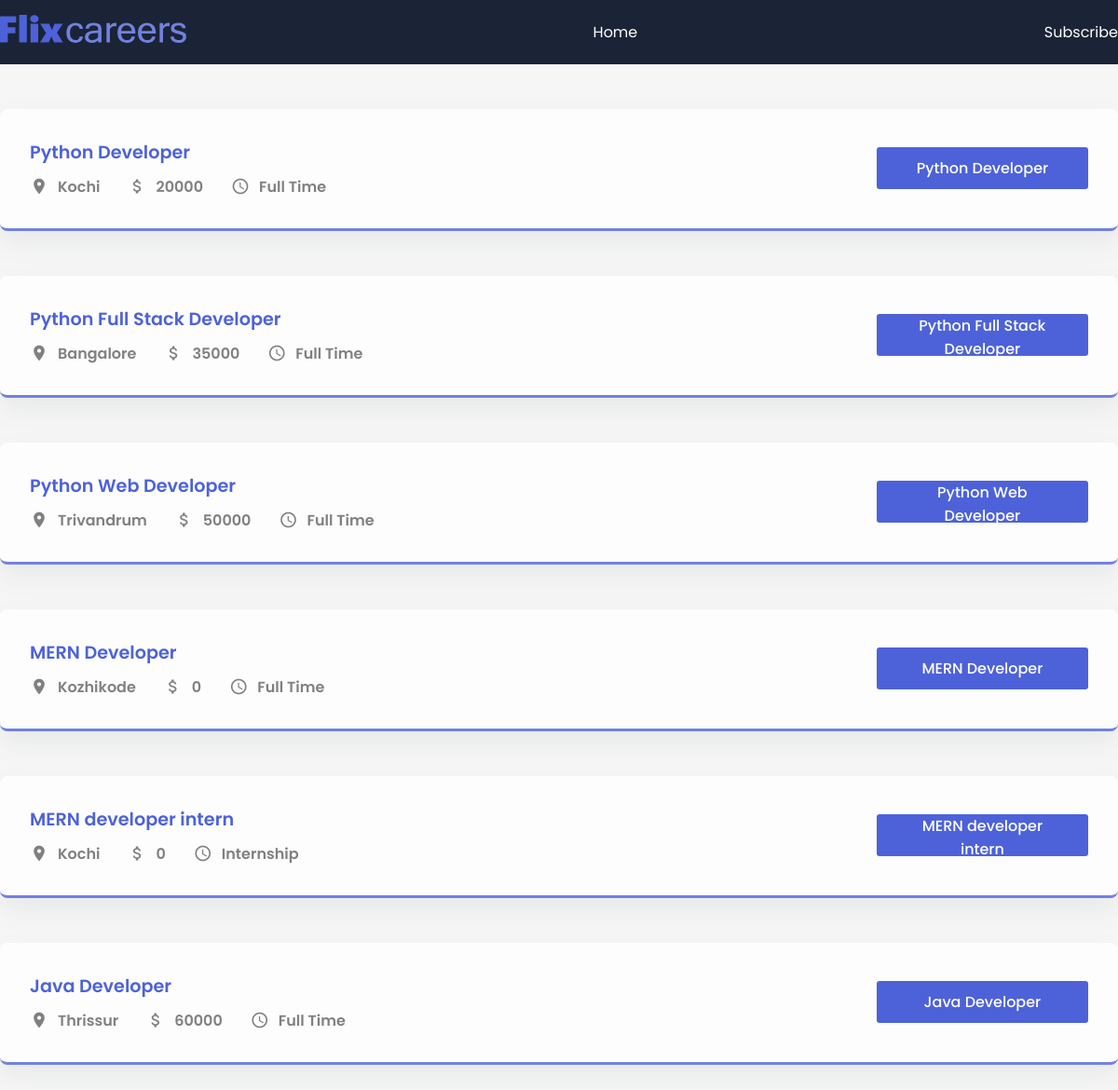
The page / on the database its author committed.
### MyApp/models.py (models this page shows, shortened)
class JobPost(models.Model):
    title = models.CharField(max_length=100)
    slug = models.SlugField(null=True,max_length=40,unique=True)
    desc = models.TextField()
    salary = models.IntegerField()
    date = models.DateTimeField(auto_now_add=True)
    expiry = models.DateField(null=True)
    location = models.OneToOneField(Location,null=True, on_delete=models.CASCADE)
    author = models.ForeignKey(Author, null=True, on_delete = models.CASCADE)
    skills = models.ManyToManyField(Skills,null=True)
    type = models.CharField(max_length=50,null=False,choices=Job_type_choices)
    def __str__(self):
        return self.title

class Location(models.Model):
    street = models.CharField(max_length=100)
    city = models.CharField(max_length=100)
    state = models.CharField(max_length=100)
    country = models.CharField(max_length=100)
    zip = models.CharField(max_length=100)

### MyApp/views.py (the view)
# urls.py: path('',views.index,name='home'),
def index(request):
    jobs = JobPost.objects.all()
    context = {
        'jobs':jobs,
    }
    return render(request,'index.html',context)

### MyApp/templates/index.html (shortened to what this page needs)
  {% extends 'base.html' %}
  {% block content %}
    <section>
      <div class="container">
        {% for i in jobs %}
        <div class="post">
          <div class="job-info">
            <h1 class="job-title">{{i.title}}</h1>
            <div class="job-des">
              <div class="location item">
                <span class="material-icons"> place </span>
                <p>{{i.location.city}}</p>
              </div>
              <div class="budget item">
                <span class="material-icons"> attach_money </span>
                <p>{{i.salary}}</p>
              </div>
              <div class="time item">
                <span class="material-icons"> schedule </span>
                <p>{{i.type}}</p>
              </div>
            </div>
          </div>
          <div class="buttons">
            <button class="apply">
              <a href="{% url 'job_detail' i.id %}">{{i}}</a>
            </button>
          </div>
        </div>
        {% endfor %}
      </div>
    </section>
    {% endblock %}

### MyApp/templates/base.html (shortened to what this page needs)
{% load static %}
<!DOCTYPE html>
<html lang="en">
  <head>
    <link rel="stylesheet" href="{% static 'myapp/style.css' %}"/>
  </head>
  <body>
    <header>
        <nav>
          <div class="container">
            <div class="logo">
                <a href="{% url 'home' %}"><img src="{% static 'myapp/images/logo.svg' %}" alt="" /></a>
            </div>
            <div class="links">
              <a href="{% url 'home' %}">Home</a>
            </div>
            <div class="links">
                <a href="{% url 'subscribe' %}">Subscribe</a>
              </div>
          </div>
        </nav>
      </header>
    {% block content %}
    {% endblock %}
</body>
</html>

### MyApp/static/myapp/style.css (style rules this page uses)
* { margin: 0; padding: 0; box-sizing: border-box; font-family: "Poppins", sans-serif; }
:root { --blue: #4d62d8; --lblue: #7281e0; --card: #fdfdfd; --shadow: #64646f17 0px 12px 29px 0px; --nav: #1b2436; }
body { background: #f5f6f5; }
button { border: none; outline: none; cursor: pointer; border-radius: 3px; }
nav { background: var(--nav); padding: 1em 0; }
a { text-decoration: none; color: white; }
.container { max-width: 1200px; margin: auto; }
nav .container { display: flex; align-items: center; justify-content: space-between; color: white; }
.logo { width: 200px; }
img { width: 100%; }
.links { display: flex; align-items: center; justify-content: center; }
.links a { color: white; margin-left: 30px; font-size: 1rem; font-weight: 400; }
.post { background: var(--card); border-radius: 8px; padding: 2em; box-shadow: var(--shadow); margin-top: 3em; display: grid; align-items: center; grid-template-columns: 8fr 2fr; border-bottom: 3px solid var(--lblue); }
.buttons { display: grid; grid-template-columns: repeat(1, 1fr); gap: 20px; }
.post:last-child { margin-bottom: 5em; }
.item { display: flex; align-items: center; margin-left: 30px; }
.item:first-child { margin-left: 0; }
.job-des { display: flex; align-items: center; }
.item span { margin-right: 10px; font-size: 20px !important; color: gray; }
.item p { font-size: 1rem; font-weight: 600; color: gray; }
.apply { background: var(--blue); height: 45px; padding: 0 40px; color: white; font-size: 1rem; font-weight: 500; }
.job-title { font-size: 1.2rem; font-weight: 600; margin-bottom: 10px; color: var(--blue); }
button { cursor: pointer; }

### rows shown on the page
JobPost: title "Python Developer", location.city "Kochi", salary "20000", type "Full Time"
JobPost: title "Python Full Stack Developer", location.city "Bangalore", salary "35000", type "Full Time"
JobPost: title "Python Web Developer", location.city "Trivandrum", salary "50000", type "Full Time"
JobPost: title "MERN Developer", location.city "Kozhikode", salary "0", type "Full Time"
JobPost: title "MERN developer intern", location.city "Kochi", salary "0", type "Internship"
JobPost: title "Java Developer", location.city "Thrissur", salary "60000", type "Full Time"
